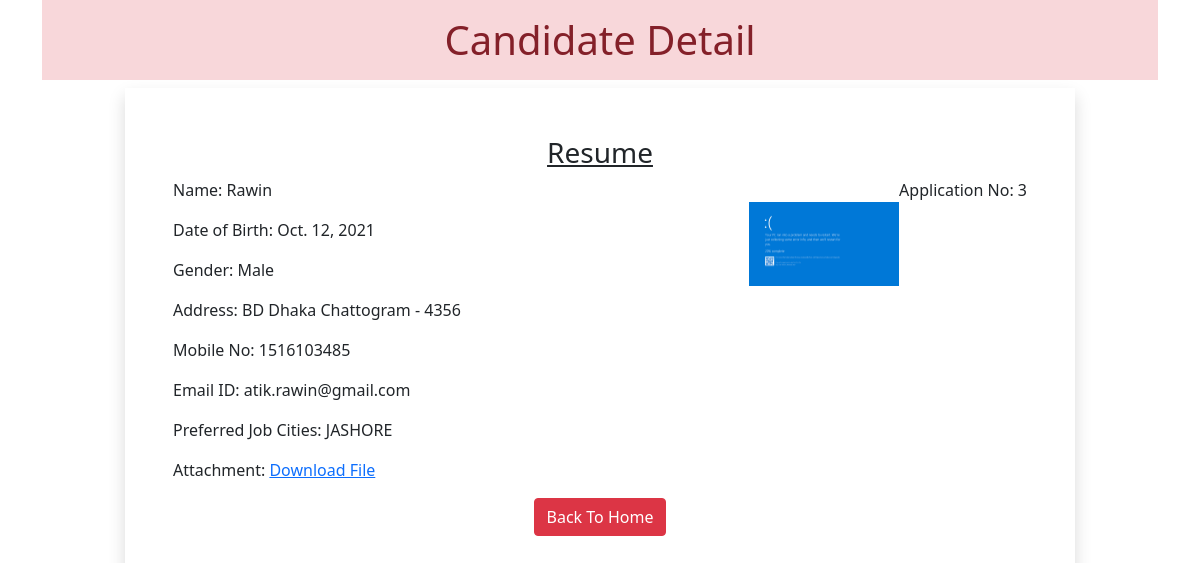
Page /3 on the committed database.
### myapp/models.py (models this page shows)
class Resume(models.Model):
    name = models.CharField(max_length=100)
    dob = models.DateField(auto_now=False, auto_now_add=False)
    gender = models.CharField(max_length=20)
    locality = models.CharField(max_length=30)
    city = models.CharField(max_length=30)
    pin = models.PositiveIntegerField()
    state = models.CharField(choices=STATE_CHOICE, max_length=30)
    mobile = models.PositiveIntegerField()
    email = models.EmailField()
    job_city = models.CharField(max_length=30)
    profile_image = models.ImageField(upload_to='profileImg', blank=True)
    my_file = models.FileField(upload_to='doc', blank=True)

### myapp/views.py (the view)
# urls.py: path("<int:pk>", views.CandidateView.as_view(), name="candidate")
class CandidateView(View):
    def get(self, request, pk):
        candidate = Resume.objects.get(pk=pk)
        return render(request, 'myapp/candidate.html', {'candidate': candidate})

### myapp/templatetags/myfilter.py (called while the page is built)
@register.filter(name='remove_special')
def remove_chars(value, arg):
    for character in arg:
        print(character)
        value = value.replace(character, "")
    return value

### myapp/templates/myapp/candidate.html (shortened to what this page needs)
<!DOCTYPE html>
{% load myfilter %}
<html lang="en">
<head>
    <link rel="stylesheet" href="https://cdn.jsdelivr.net/npm/bootstrap@5.1.3/dist/css/bootstrap.min.css"
>
</head>
<body>
    <div class="container">
        <h1 class="alert-danger text-center p-3">Candidate Detail</h1>
        <div class="row">
            <div class="col-sm-10 shadow p-5 offset-sm-1">
                <h3 class="text-center"><u>Resume</u></h3>
                <p class="float-end">Application No: {{candidate.id}}</p>
                <img src="{{candidate.profile_image.url}}" alt="" class="img-fluid img-thimbnail float-end mt-4"
                 width="150" height="150">
                <p>Name: {{candidate.name}} </p>
                <p>Date of Birth: {{candidate.dob}} </p>
                <p>Gender: {{candidate.gender}} </p>
                <p>Address: {{candidate.locality}} {{candidate.city}} {{candidate.state}} - {{candidate.pin}} </p>
                <p>Mobile No: {{candidate.mobile}} </p>
                <p>Email ID: {{candidate.email}} </p>
                <p>Preferred Job Cities: {{candidate.job_city|remove_special:"[]'"}}</p>
                <p>Attachment: <a href="{{candidate.my_file.url}}">Download File</a></p>
                <div class="text-center"><a href="/" class="btn btn-danger">Back To Home</a></div>
            </div>
        </div>
    </div>
</body>
</html>

### rows in the picture
Resume: id "3", profile_image (picture), name "Rawin", dob "Oct. 12, 2021", gender "Male", locality "BD", city "Dhaka", state "Chattogram", pin "4356", mobile "1516103485", email "atik.rawin@gmail.com", job_city|remove_special "JASHORE"
